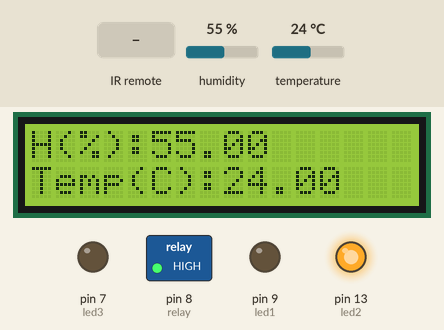
Bench run of a sketch on a simulated Arduino Uno, built with avr-gcc and run on an emulated ATmega328P. Shown: 16×2 character LCD, switched loads named in the sketch (green lamp = pin HIGH), output pins drawn as LEDs (lit = HIGH). Dashed ring = blinking. The inputs (shaded band) are chosen by the test bench; at power-on: humidity 55 %, temperature 24 °C. What the sketch prints to the serial monitor is not drawn.

Above: at 1.3 s.
1.4 s: infrared code 0x7 received
At 2.4 s:
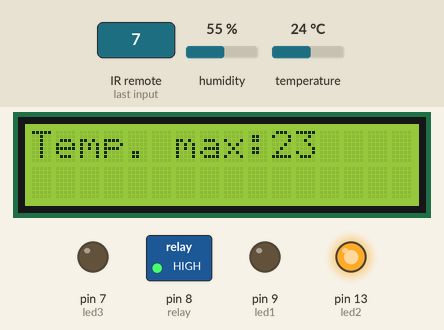
4.1 s: infrared code 0x9 received
At 5.5 s:
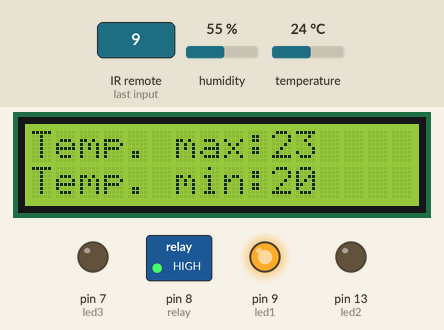
7.1 s: humidity set to 51 %
At 8.5 s:
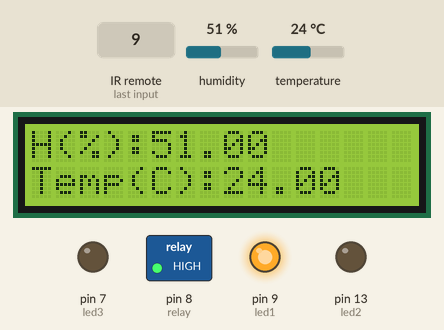
8.8 s: humidity set to 47 %
At 9.7 s:
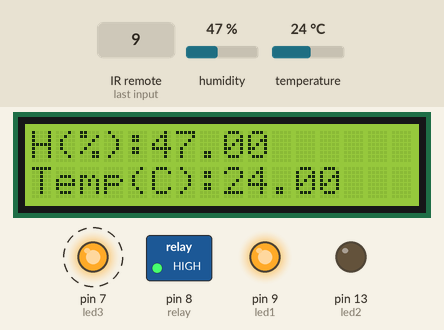
11.8 s: infrared code 0x45 received
At 12.6 s:
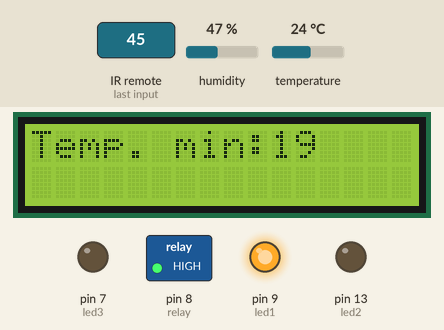
14.3 s: infrared code 0x40 received
At 15.2 s:
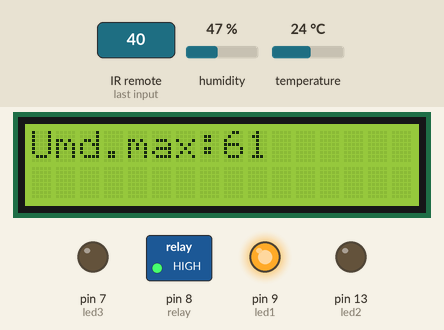
Timing chart, 0 to 17.9 s (numbered marks = the images above; inputs shaded):
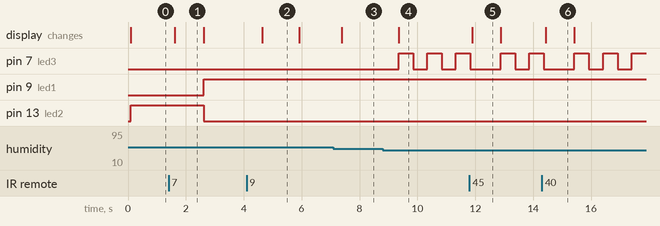

Measured:
- the behaviour switches between 50 and 49 % on humidity (found by bisection; images 3 and 4)
- after the input at 1.4 s, pin 9 (led1): LOW → HIGH after 1.2 s; pin 13 (led2): HIGH → LOW after 1.2 s; the display: changes after 0.22 s (image 1)
- after the input at 4.1 s, the display: changes after 0.54 s (image 2)
- after the input at 7.1 s, the display: changes after 0.29 s (image 3)
- after the input at 8.8 s, pin 7 (led3): alternates HIGH for 0.50 s and LOW for 0.49 s, starting after 0.55 s; the display: changes after 0.55 s (image 4)
- after the input at 11.8 s, the display: changes after 0.09 s (image 5)
- after the input at 14.3 s, the display: changes after 0.14 s (image 6)

The sketch:

temperature_and_humidity_monitor.ino
```cpp
#include <dht11.h>
#define DHT11PIN 6
#include <LiquidCrystal.h>
#include <IRremote.h>
int RECV_PIN =10;
int relay = 8;
int value;
int led1=9;
int led2=13;
int led3=7;
const int rs = 12, en = 11, d4 = 5, d5 = 4, d6 = 3, d7 = 2;
LiquidCrystal lcd(rs, en, d4, d5, d6, d7);
dht11 DHT11;
int tempmax=24;
int tempmin=20;
int umdmax=60;
int umdmin=50;

void setup() {
 Serial.begin(9600);
 pinMode(led1, OUTPUT);
 pinMode(led2, OUTPUT);
 pinMode(led3, OUTPUT);
 pinMode(en, OUTPUT);
 pinMode(relay, OUTPUT);
 digitalWrite(relay, HIGH);
 Serial.begin(9600);
 //irrecv.enableIRIn();
 IrReceiver.begin(10);


}

void loop() {
  int chk = DHT11.read(DHT11PIN);
  float umd=((float)DHT11.humidity);
  float temp=((float)DHT11.temperature);
  lcd.begin(16, 2);
  lcd.print("H(%):");
  lcd.print(umd);
  lcd.setCursor(0,1);
  lcd.print("Temp(C):");
  lcd.print(temp);
  if(temp>=tempmin&&temp<=tempmax){
     digitalWrite(led1, LOW);
     digitalWrite(led2, HIGH);
     ;}

  else {
    digitalWrite(led1,HIGH);
    digitalWrite(led2,LOW);

    }

  if(umd>=umdmin&&umd<=umdmax)
  { digitalWrite(led3, LOW);
    }
  else{
    digitalWrite(led3, HIGH);
    delay(500);
    digitalWrite(led3, LOW);
    //digitalWrite(relay, HIGH);
    }
    if (IrReceiver.decode()){
     Serial.println(IrReceiver.decodedIRData.command);
     switch(IrReceiver.decodedIRData.command){
        case 12: //Keypad button "1"
         digitalWrite(relay, LOW);
         break;
        case 22: //Keypad button "0"
          digitalWrite(relay, HIGH);
          break;
        case 21: //keypad button "+" ->crestere temp maxima
          {
          tempmax++;
          lcd.begin(16, 2);
          lcd.print("Temp max:");
          lcd.print(tempmax);
          delay(500);
          break;}
        case 7: //Keypad button "-" ->scadere temp maxima
          {
           tempmax--;
           lcd.begin(16, 2);
           lcd.print("Temp. max:");
           lcd.print(tempmax);
           delay(500);
           break;}
        case 9: //Keypad button "EQ-afisare temperatura maxima si temperatura minima curenta"
          {
           lcd.begin(16, 2);
           lcd.print("Temp. max:");
           lcd.print(tempmax);
           lcd.setCursor(0,1);
           lcd.print("Temp. min:");
           lcd.print(tempmin);
           delay(800);
           break;}
         case 69: //Keypad button "CH- scadere temp min"
          {
            tempmin--;
           lcd.begin(16, 2);
           lcd.print("Temp. min:");
           lcd.print(tempmin);
           delay(500);
           break;}
           case 71: //Keypad button "CH+ crestere temp min"
          {
            tempmin++;
           lcd.begin(16, 2);
           lcd.print("Temp. min:");
           lcd.print(tempmin);
           delay(500);
           break;}
            case 64: //keypad button "NEXT" ->crestere umiditate maxima
          {
          umdmax++;
          lcd.begin(16, 2);
          lcd.print("Umd.max:");
          lcd.print(umdmax);
          delay(500);
          break;}
        case 68: //Keypad button "PREV" ->scadere temp maxima
          {
           umdmax--;
           lcd.begin(16, 2);
           lcd.print("Umd. max:");
           lcd.print(umdmax);
           delay(500);
           break;}
        case 67: //Keypad button "PLAY/PAUSE"-afisare umiditate maxima si umiditate minima curenta"
          {
           lcd.begin(16, 2);
           lcd.print("Umd. max:");
           lcd.print(umdmax);
           lcd.setCursor(0,1);
           lcd.print("Umd. min:");
           lcd.print(umdmin);
           delay(800);
           break;}
         case 25: //Keypad button "100+" - scadere umiditate min"
          {
            umdmin--;
           lcd.begin(16, 2);
           lcd.print("Umd. min:");
           lcd.print(umdmin);
           delay(500);
           break;}
           case 13: //Keypad button "200+"- crestere umid min"
          {
            umdmin++;
           lcd.begin(16, 2);
           lcd.print("Umd. min:");
           lcd.print(umdmin);
           delay(500);
           break;}
        default:
          break;
         }
          IrReceiver.resume();
   }
  delay(400) ;
  }
```
